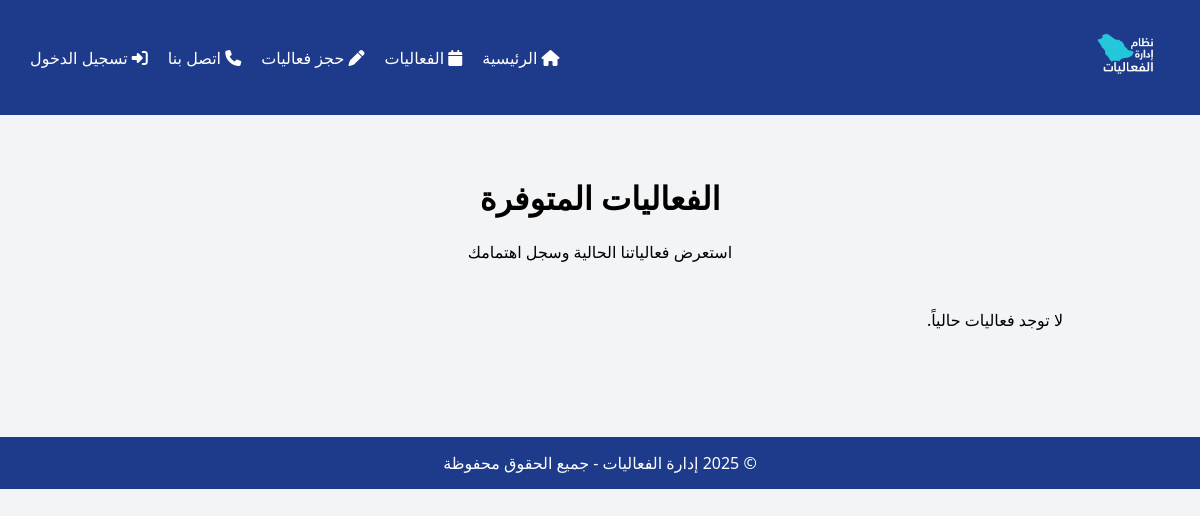
Page /events/ on the earlier database version.
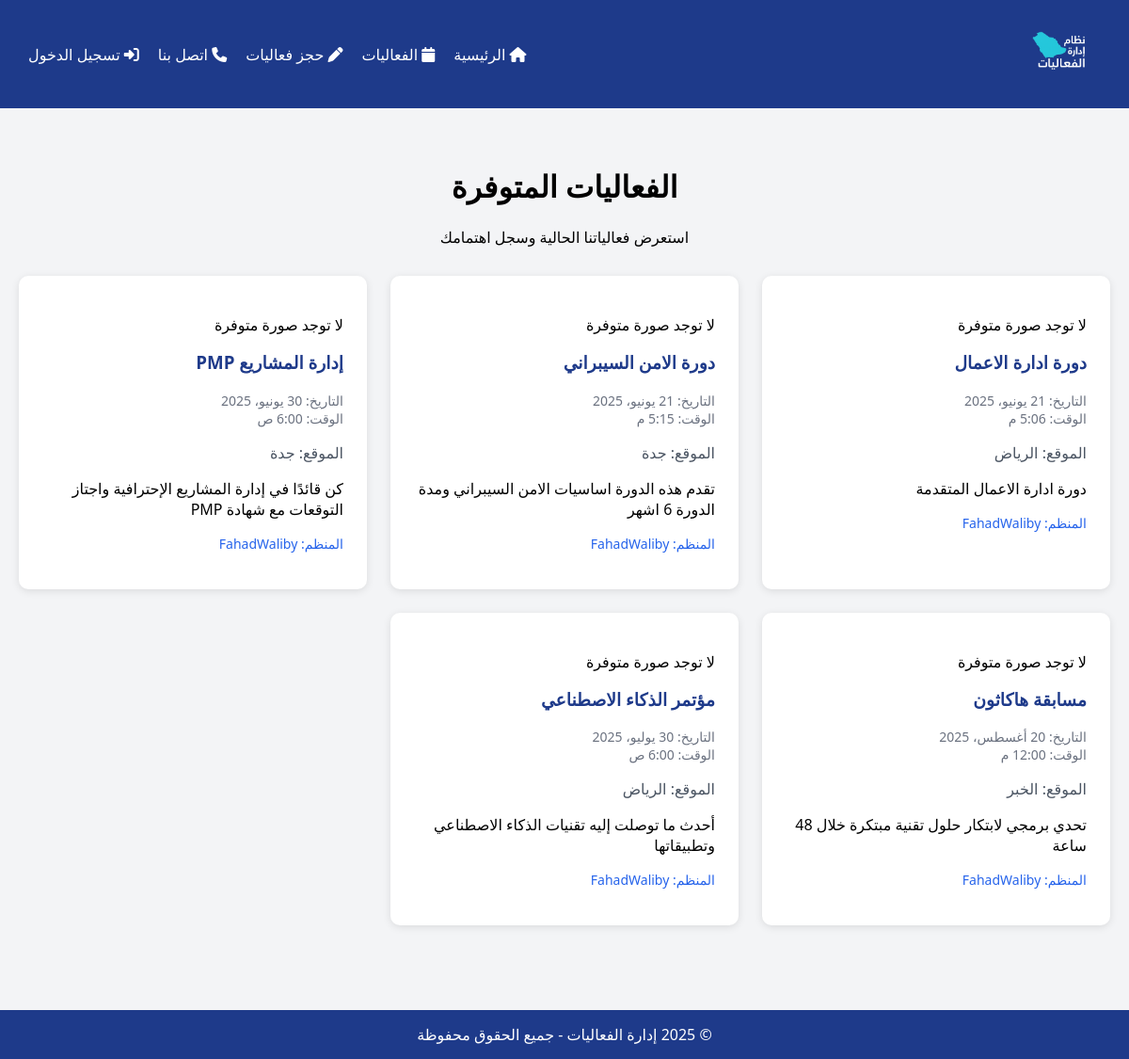
Same page on the later database version.
### app2_events/models.py (models this page shows, shortened)
class Event(models.Model):
    title = models.CharField(max_length=200)
    description = models.TextField()
    location = models.CharField(max_length=200)
    date = models.DateField()
    time = models.TimeField()
    organizer = models.ForeignKey(User, on_delete=models.CASCADE)
    image = CloudinaryField('image', null=True, blank=True)

### app2_events/views.py (the view)
# urls.py: path('events/', views.events_list, name='events'),        # إن لم يكن مضافًا
def events_list(request):
    events = Event.objects.all()
    return render(request, 'app2_events/events.html', {
        'events': events,
        'page_title': 'الفعاليات المتوفرة',
        'page_message': 'استعرض فعالياتنا الحالية وسجل اهتمامك'
    })

### templates/app2_events/events.html (shortened to what this page needs)
<!DOCTYPE html>
<html lang="ar" dir="rtl">
<head>
  <link rel="stylesheet" href="https://cdnjs.cloudflare.com/ajax/libs/font-awesome/6.4.0/css/all.min.css">
</head>
<body>
  {% include "header.html" %}
  <main>
    <h1>{{ page_title }}</h1>
    <p>{{ page_message }}</p>
    <div class="grid">
      {% for event in events %}
        <div class="event-card">
          {% if event.image and event.image.url %}
            <img src="{{ event.image.url }}" alt="{{ event.title }}">
          {% else %}
            <p>لا توجد صورة متوفرة</p>
          {% endif %}
          <h3>{{ event.title }}</h3>
          <p class="meta">
            التاريخ: {{ event.date }}<br>
            الوقت: {{ event.time }}
          </p>
          <p class="location">الموقع: {{ event.location }}</p>
          <p>{{ event.description }}</p>
          {% if event.organizer %}
            <p class="organizer">المنظم: {{ event.organizer.username }}</p>
          {% else %}
            <p class="organizer">منظم غير محدد</p>
          {% endif %}
        </div>
      {% empty %}
        <p>لا توجد فعاليات حالياً.</p>
      {% endfor %}
    </div>
  </main>
  {% include "footer.html" %}
</body>
</html>

### templates/header.html
{% load static %}
<header style="background-color: #1e3a8a; color: white; padding: 15px 30px; display: flex; justify-content: space-between; align-items: center;">
  <a href="{% url 'home' %}" style="display: flex; align-items: center; text-decoration: none;">
    <img src="{% static 'logo.png' %}" alt="شعار النظام" style="height: 85px;">
  </a>
  <nav style="color: white;">
    <ul style="list-style: none; display: flex; gap: 20px; margin: 0; padding: 0; align-items: center;">
      <li><a href="{% url 'home' %}" style="color: white; text-decoration: none;"><i class="fa fa-home"></i> الرئيسية</a></li>
      <li><a href="{% url 'events' %}" style="color: white; text-decoration: none;"><i class="fa fa-calendar"></i> الفعاليات</a></li>
      <li><a href="#" style="color: white; text-decoration: none;"><i class="fa fa-pen"></i> حجز فعاليات</a></li>
      <li><a href="#" style="color: white; text-decoration: none;"><i class="fa fa-phone"></i> اتصل بنا</a></li>
      {% if user.is_authenticated %}
        <li>
          <form action="{% url 'logout' %}" method="post" style="display:inline;">
            {% csrf_token %}
            <button type="submit" style="background:none; border:none; color:white; cursor:pointer;">
              <i class="fa fa-sign-out-alt"></i> تسجيل الخروج
            </button>
          </form>
        </li>
      {% else %}
        <li><a href="{% url 'login' %}" style="color: white; text-decoration: none;"><i class="fa fa-sign-in-alt"></i> تسجيل الدخول</a></li>
      {% endif %}
    </ul>
  </nav>
</header>

### templates/footer.html
<footer style="background-color: #1e3a8a; color: white; text-align: center; padding: 15px; margin-top: 50px;">
  <p style="margin: 0;">© 2025 إدارة الفعاليات - جميع الحقوق محفوظة</p>
</footer>

### templates/app2_events/events.html (style rules this page uses)
body { font-family: 'Segoe UI', Tahoma, Geneva, Verdana, sans-serif; margin: 0; padding: 0; background-color: #f3f4f6; direction: rtl; }
main { padding: 40px 20px; max-width: 1200px; margin: auto; text-align: center; }
.grid { display: grid; grid-template-columns: repeat(auto-fill, minmax(300px, 1fr)); gap: 25px; margin-top: 30px; }
.event-card { background-color: white; padding: 25px; border-radius: 10px; box-shadow: 0 2px 8px rgba(0,0,0,0.1); text-align: right; transition: transform 0.3s ease; }
.event-card h3 { color: #1e3a8a; margin-top: 0; }
.event-card .meta { color: #6b7280; font-size: 14px; margin-bottom: 10px; }
.event-card .location { color: #4b5563; }
.event-card .organizer { color: #2563eb; font-size: 14px; margin-top: 10px; }

Differences in the rows shown:
added Event: shows "لا توجد صورة متوفرة", title "دورة ادارة الاعمال", date "21 يونيو، 2025", time "5:06 م", location "الرياض", description "دورة ادارة الاعمال المتقدمة", organizer.username "FahadWaliby"
added Event: shows "لا توجد صورة متوفرة", title "دورة الامن السيبراني", date "21 يونيو، 2025", time "5:15 م", location "جدة", description "تقدم هذه الدورة اساسيات الامن السيبراني ومدة الدورة 6 اشهر", organizer.username "FahadWaliby"
added Event: shows "لا توجد صورة متوفرة", title "إدارة المشاريع PMP", date "30 يونيو، 2025", time "6:00 ص", location "جدة", description "كن قائدًا في إدارة المشاريع الإحترافية واجتاز التوقعات مع شهادة PMP", organizer.username "FahadWaliby"
added Event: shows "لا توجد صورة متوفرة", title "مسابقة هاكاثون", date "20 أغسطس، 2025", time "12:00 م", location "الخبر", description "تحدي برمجي لابتكار حلول تقنية مبتكرة خلال 48 ساعة", organizer.username "FahadWaliby"
added Event: shows "لا توجد صورة متوفرة", title "مؤتمر الذكاء الاصطناعي", date "30 يوليو، 2025", time "6:00 ص", location "الرياض", description "أحدث ما توصلت إليه تقنيات الذكاء الاصطناعي وتطبيقاتها", organizer.username "FahadWaliby"
Other differences:
text no longer shown: "لا توجد فعاليات حالياً."
